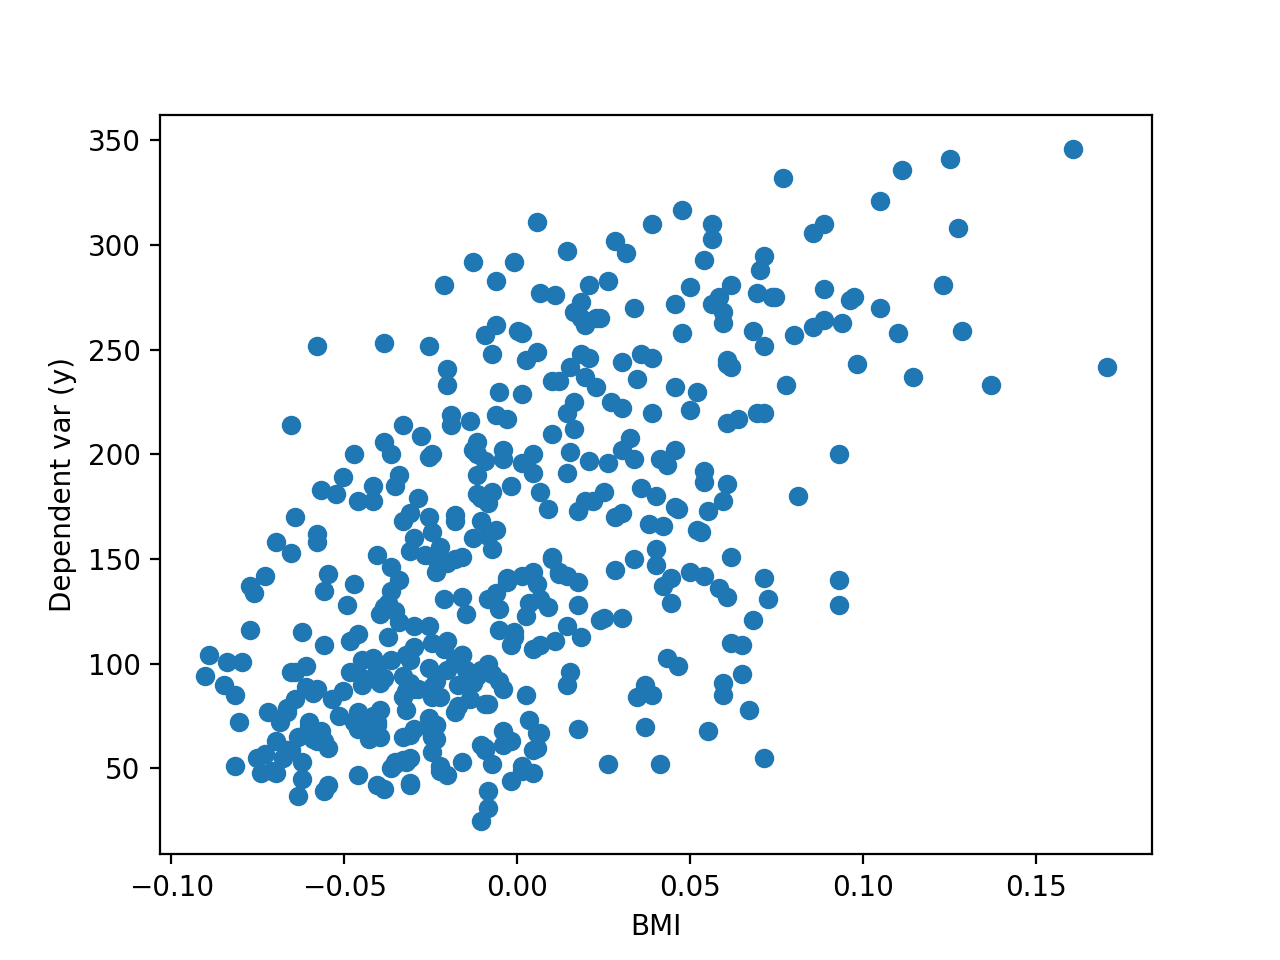

The Python source for this figure:
import pandas as pd
import matplotlib.pyplot as plt
import numpy as np
from sklearn import datasets

diabetes_ds = datasets.load_diabetes(as_frame=True)
#print(type(diabetes_ds.data))
df = diabetes_ds.data
y = diabetes_ds.target
x = df['bmi']

plt.scatter(x,y)
plt.xlabel('BMI')
plt.ylabel('Dependent var (y)')
plt.show()
